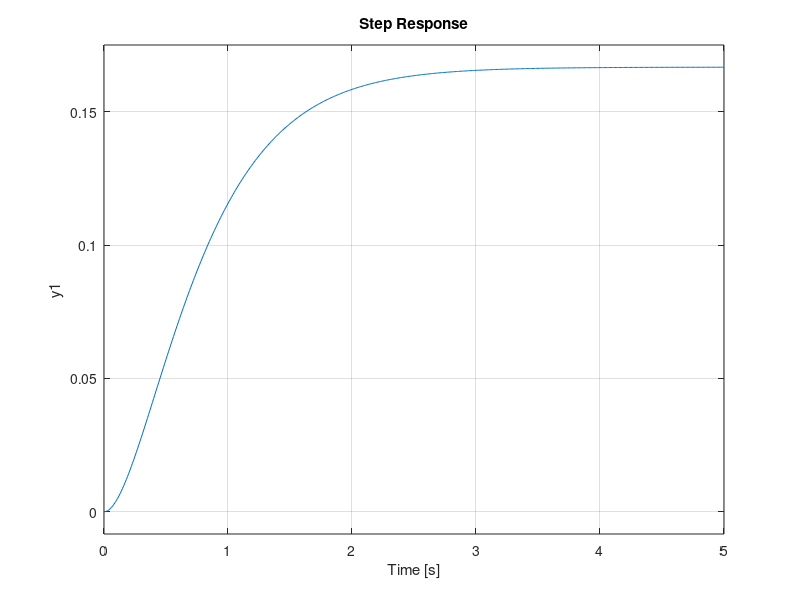
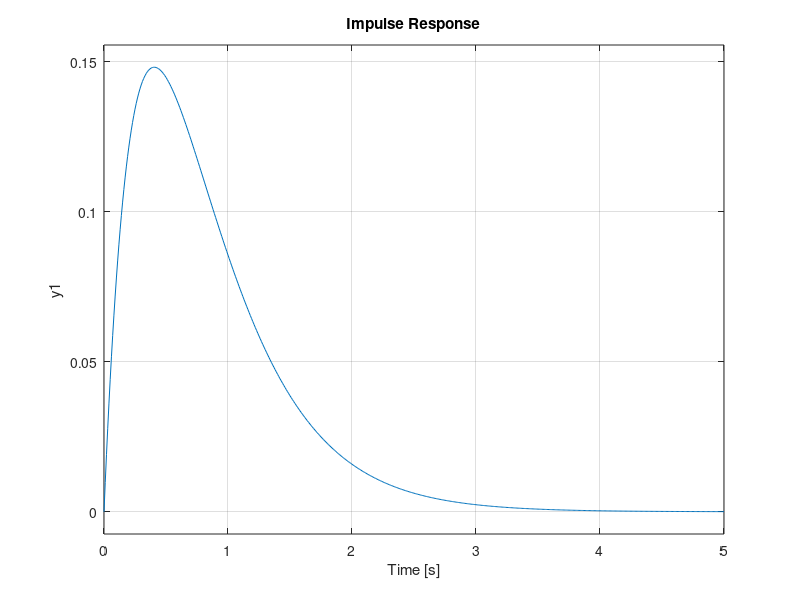
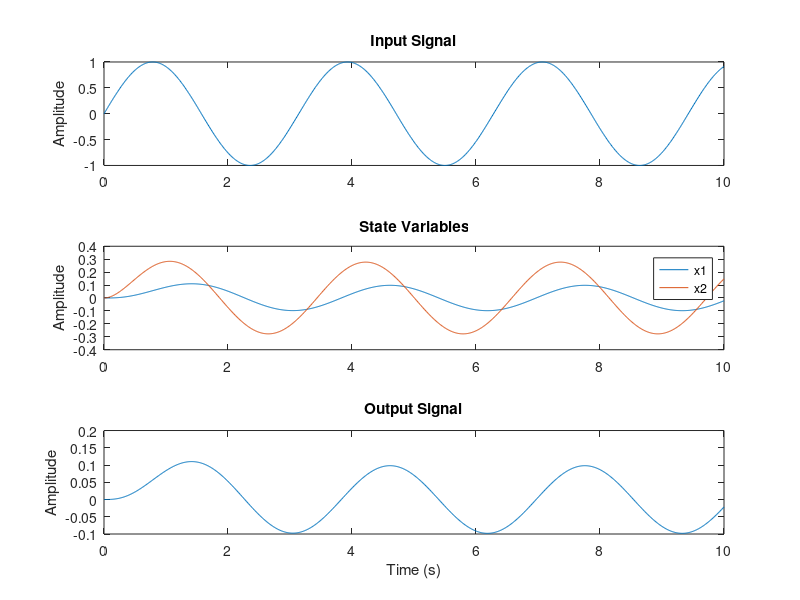

These charts were generated, in order, by the following MATLAB code:
%type: pkg load control , to load the control package
% Define state space matrices
A = [-2, 1; 0, -3];    % System matrix
B = [0; 1];            % Input matrix
C = [1, 0];            % Output matrix
D = 0;                 % Feedthrough matrix

% Create the state space model
sys_ss = ss(A, B, C, D);

% Display the system
disp('State Space System:');
sys_ss

% Convert to transfer function (if needed)
sys_tf = tf(sys_ss);
disp('Equivalent Transfer Function:');
sys_tf

% Simulate step response
t = 0:0.01:5;          % Time vector
figure;
step(sys_ss, t);
title('Step Response');

% Simulate impulse response
figure;
impulse(sys_ss, t);
title('Impulse Response');

% Simulate with arbitrary input
t = 0:0.01:10;         % Time vector
u = sin(2*t);          % Sinusoidal input
[y, t, x] = lsim(sys_ss, u, t);  % y: output, x: state variables

% Plot results
figure;
subplot(3,1,1);
plot(t, u);
title('Input Signal');
ylabel('Amplitude');

subplot(3,1,2);
plot(t, x);
title('State Variables');
ylabel('Amplitude');
legend('x1', 'x2');

subplot(3,1,3);
plot(t, y);
title('Output Signal');
xlabel('Time (s)');
ylabel('Amplitude');
